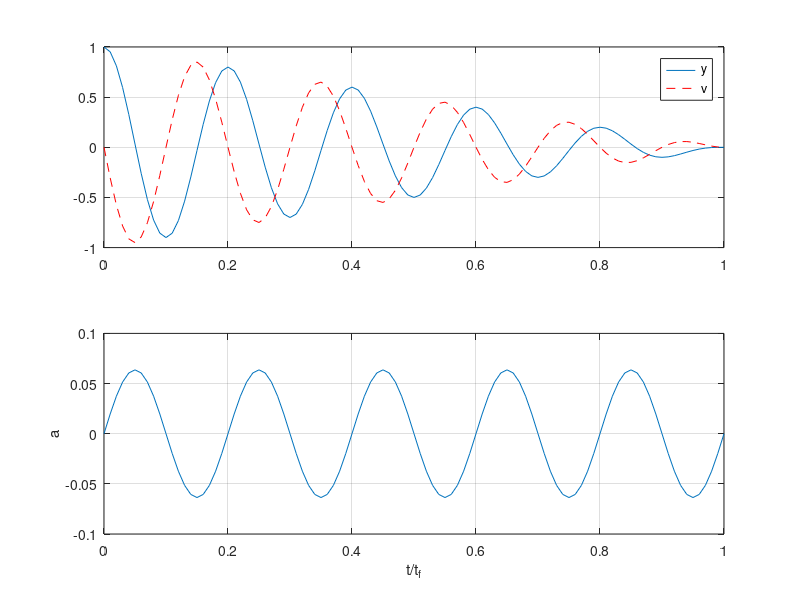

MATLAB code to generate this figure:
% Script p5_2_06c.m; undamped pendulum using analytical soln. for 
% case sv-->infty, sy-->infty; s=[y v]';             5/98, 6/26/02
%
N=100; tf=10*pi; D=2/(tf^2-sin(tf)^2); A=D*(tf*cos(tf)+sin(tf));
B=D*tf*sin(tf); F=-A/2; t=tf*[0:1/N:1]; T=tf*ones(1,N+1)-t;
y=F*sin(T)+A*T.*cos(T)/2+B*T.*sin(T)/2; a=-A*sin(T)+B*cos(T); 
v=-F*cos(T)+A*(T.*sin(T)-cos(T))/2-B*(T.*cos(T)+sin(T))/2; t=t/tf;
%  
figure(1); clf; subplot(211), plot(t,y,t,v,'r--'); grid
legend('y','v'); subplot(212), plot(t,a); grid; ylabel('a')
xlabel('t/t_f')
